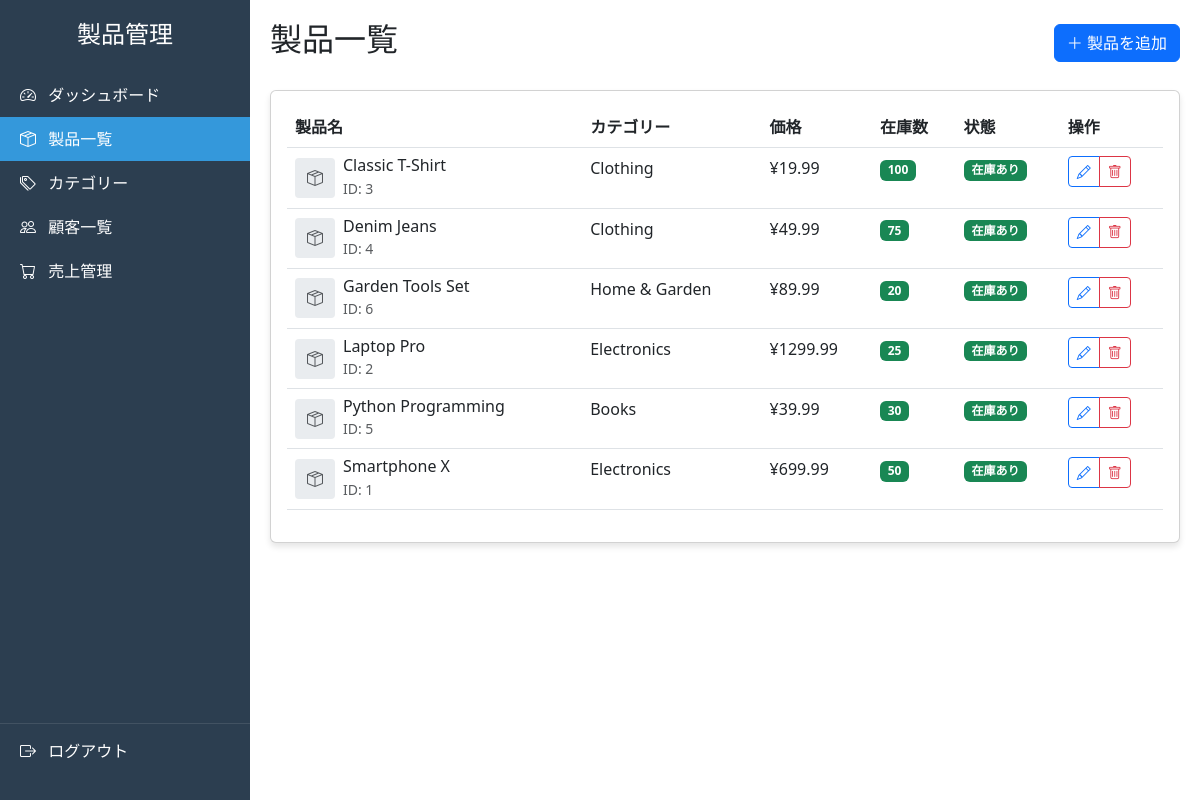
Screenshot of /products/ (signed in) with the database file from the repository.
### product_management/products/models.py (models this page shows, shortened)
class Product(models.Model):
    name = models.CharField(max_length=200)
    description = models.TextField()
    category = models.ForeignKey(Category, on_delete=models.CASCADE, related_name='products')
    price = models.DecimalField(
        max_digits=10,
        decimal_places=2,
        validators=[MinValueValidator(Decimal('0.01'))]
    )
    stock = models.PositiveIntegerField(default=0)
    image = models.ImageField(upload_to='products/', blank=True, null=True)
    created_at = models.DateTimeField(auto_now_add=True)
    updated_at = models.DateTimeField(auto_now=True)
    class Meta:
        ordering = ['name']

class Category(models.Model):
    name = models.CharField(max_length=100)
    description = models.TextField(blank=True)
    created_at = models.DateTimeField(auto_now_add=True)
    updated_at = models.DateTimeField(auto_now=True)
    class Meta:
        verbose_name_plural = 'Categories'
        ordering = ['name']

### product_management/products/views.py (the view)
# urls.py: path('products/', ProductListView.as_view(), name='product_list'),
class ProductListView(LoginRequiredMixin, ListView):
    model = Product
    template_name = 'products/product_list.html'
    context_object_name = 'products'
    paginate_by = 10
    def get_queryset(self):
        queryset = super().get_queryset()
        category_id = self.request.GET.get('category')
        search = self.request.GET.get('search')
        if category_id:
            queryset = queryset.filter(category_id=category_id)
        if search:
            queryset = queryset.filter(name__icontains=search)
        return queryset.select_related('category')

### product_management/products/templates/products/product_list.html (shortened to what this page needs)
{% extends 'products/base.html' %}
{% block content %}
<div class="d-flex justify-content-between align-items-center mb-4">
    <h2>製品一覧</h2>
    <a href="{% url 'products:product_create' %}" class="btn btn-primary">
        <i class="bi bi-plus-lg"></i> 製品を追加
    </a>
</div>
{% if products %}
<div class="card">
    <div class="card-body">
        <div class="table-responsive">
            <table class="table table-hover">
                <thead>
                    <tr>
                        <th>製品名</th>
                        <th>カテゴリー</th>
                        <th>価格</th>
                        <th>在庫数</th>
                        <th>状態</th>
                        <th>操作</th>
                    </tr>
                </thead>
                <tbody>
                    {% for product in products %}
                    <tr>
                        <td>
                            <div class="d-flex align-items-center">
                                {% if product.image %}
                                <img src="{{ product.image.url }}" alt="{{ product.name }}" class="me-2" style="width: 40px; height: 40px; object-fit: cover; border-radius: 4px;">
                                {% else %}
                                <div class="me-2" style="width: 40px; height: 40px; background-color: #e9ecef; border-radius: 4px; display: flex; align-items: center; justify-content: center;">
                                    <i class="bi bi-box-seam text-muted"></i>
                                </div>
                                {% endif %}
                                <div>
                                    <h6 class="mb-0">{{ product.name }}</h6>
                                    <small class="text-muted">ID: {{ product.id }}</small>
                                </div>
                            </div>
                        </td>
                        <td>{{ product.category.name }}</td>
                        <td>¥{{ product.price }}</td>
                        <td>
                            <span class="badge {% if product.stock > 10 %}bg-success{% elif product.stock > 0 %}bg-warning{% else %}bg-danger{% endif %}">
                                {{ product.stock }}
                            </span>
                        </td>
                        <td>
                            {% if product.stock > 0 %}
                            <span class="badge bg-success">在庫あり</span>
                            {% else %}
                            <span class="badge bg-danger">在庫なし</span>
                            {% endif %}
                        </td>
                        <td>
                            <div class="btn-group">
                                <a href="{% url 'products:product_edit' product.id %}" class="btn btn-sm btn-outline-primary">
                                    <i class="bi bi-pencil"></i>
                                </a>
                                <button type="button" class="btn btn-sm btn-outline-danger" data-bs-toggle="modal" data-bs-target="#deleteModal{{ product.id }}">
                                    <i class="bi bi-trash"></i>
                                </button>
                            </div>
                        </td>
                    </tr>
                    {% endfor %}
                </tbody>
            </table>
        </div>
    </div>
</div>
{% endif %}
{% endblock %}

### product_management/products/templates/products/base.html (style rules this page uses)
:root { --sidebar-width: 250px; }
.card { box-shadow: 0 4px 6px rgba(0, 0, 0, 0.1); transition: transform 0.3s; }

### rows the page displays
Product: name "Classic T-Shirt", id "3", category.name "Clothing", price "19.99", stock "100", shows "在庫あり"
Product: name "Denim Jeans", id "4", category.name "Clothing", price "49.99", stock "75", shows "在庫あり"
Product: name "Garden Tools Set", id "6", category.name "Home & Garden", price "89.99", stock "20", shows "在庫あり"
Product: name "Laptop Pro", id "2", category.name "Electronics", price "1299.99", stock "25", shows "在庫あり"
Product: name "Python Programming", id "5", category.name "Books", price "39.99", stock "30", shows "在庫あり"
Product: name "Smartphone X", id "1", category.name "Electronics", price "699.99", stock "50", shows "在庫あり"
